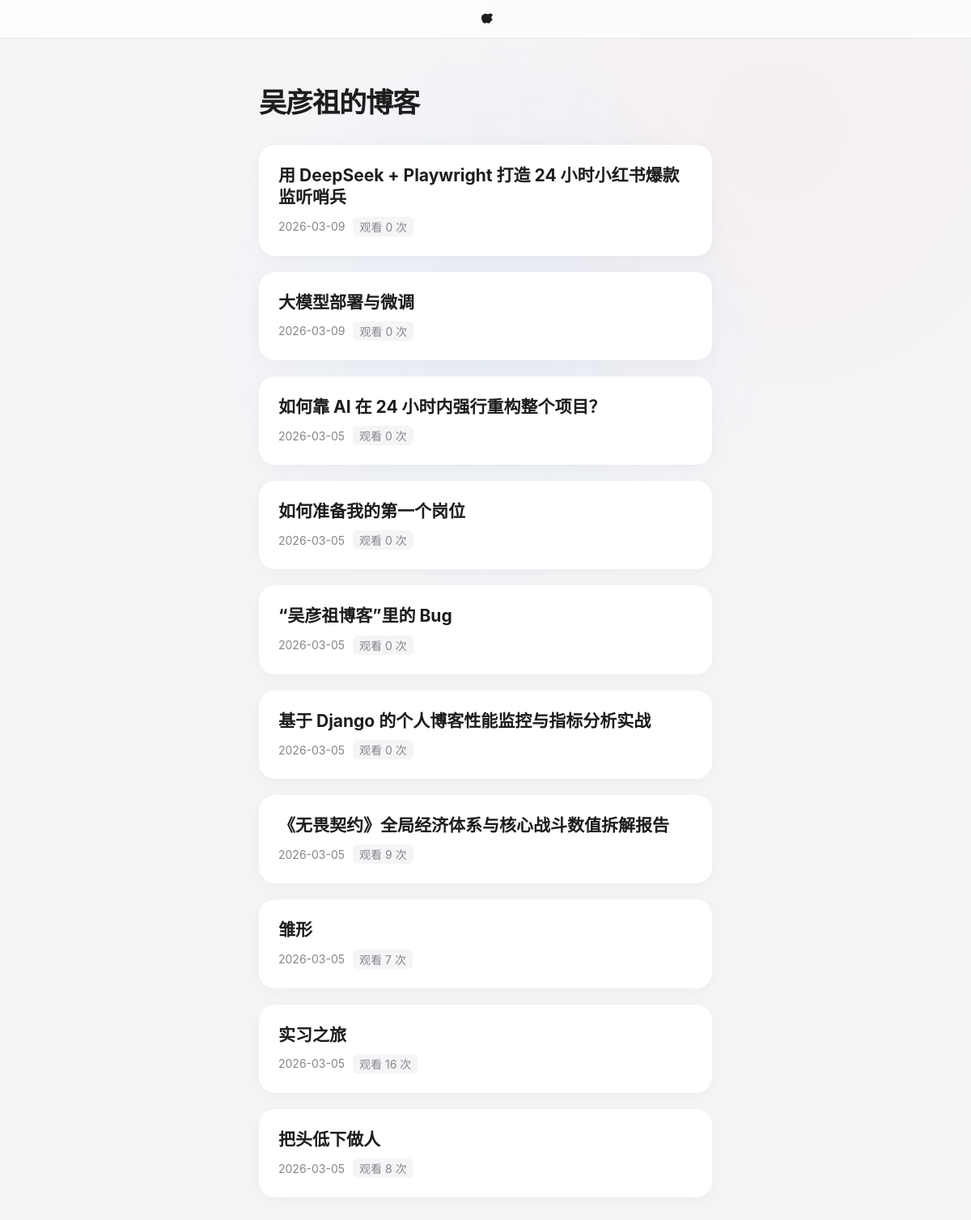
/blog/, run on an earlier commit of the app's database.
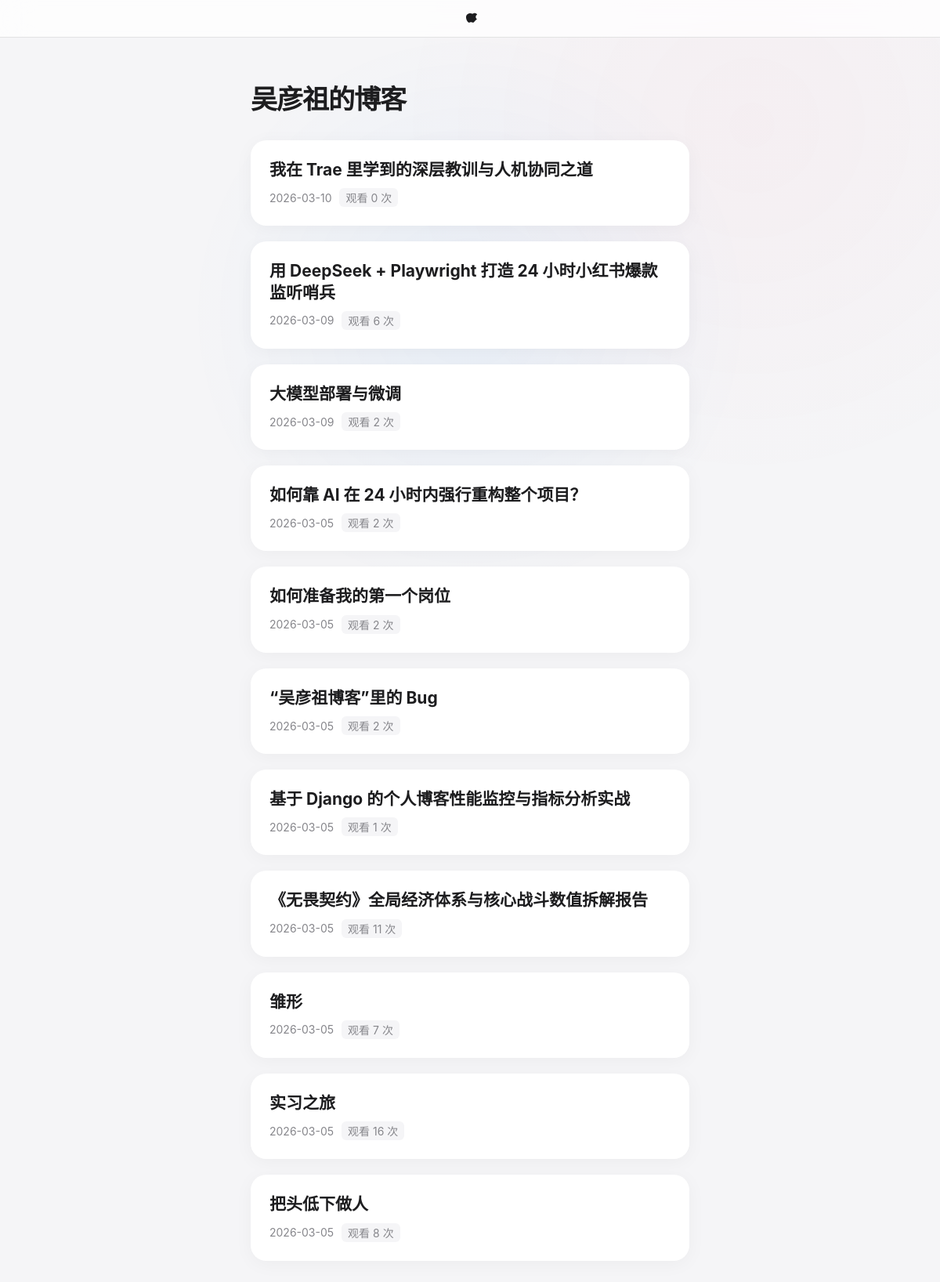
And on a later commit of the database.
### blog/models.py (models this page shows, shortened)
class Article(models.Model):
    title = models.CharField(max_length=200)        # 文章标题
    content = models.TextField()                     # 文章正文
    created_at = models.DateTimeField(auto_now_add=True)  # 创建时间
    views = models.IntegerField(default=0)           # 阅读量

### blog/views.py (the view)
# urls.py: path('', views.article_list, name='article_list'),
def article_list(request):
    articles = Article.objects.all().order_by('-created_at')
    return render(request, 'blog/article_list.html', {'articles': articles})

### blog/templates/blog/article_list.html (shortened to what this page needs)
<!DOCTYPE html>
<html lang="zh-CN">
<head>
</head>
<body>
    <header class="nav-header">
    </header>
    <div class="main-container">
        <h1 class="page-title">吴彦祖的博客</h1>
        {% for article in articles %}
        <a href="/blog/{{ article.pk }}/" class="article-card">
            <h2>{{ article.title }}</h2>
            <div class="card-meta">
                <span>{{ article.created_at|date:"Y-m-d" }}</span>
                <span class="view-badge">观看 {{ article.views }} 次</span>
            </div>
        </a>
        {% endfor %}
    </div>
</body>
</html>

### blog/templates/blog/article_list.html (style rules this page uses)
* { margin: 0; padding: 0; box-sizing: border-box; }
body { background-color: #f5f5f7; font-family: -apple-system, BlinkMacSystemFont, "SF Pro Text", sans-serif; color: #1d1d1f; overflow-x: hidden; }
.nav-header { height: 48px; background: rgba(255, 255, 255, 0.75); backdrop-filter: saturate(180%) blur(20px); -webkit-backdrop-filter: saturate(180%) blur(20px); display: flex; align-items: center; justify-content: center; position: fixed; top: 0; width: 100%; z-index: 9999; border-bottom: 0.5px solid rgba(0,0,0,0.1); }
.apple-logo { width: 18px !important; height: 18px !important; fill: #1d1d1f; }
.main-container { max-width: 600px; margin: 0 auto; padding: 100px 20px 40px; }
.page-title { font-size: 34px; font-weight: 700; letter-spacing: -1px; margin-bottom: 30px; animation: slideUp 0.8s cubic-bezier(0.2, 0.8, 0.2, 1); }
.article-card { background: #ffffff; border-radius: 20px; padding: 24px; margin-bottom: 20px; text-decoration: none; display: block; box-shadow: 0 4px 24px rgba(0,0,0,0.04); transition: all 0.5s cubic-bezier(0.15, 0.83, 0.66, 1); opacity: 0; transform: translateY(30px); }
.article-card.show { opacity: 1; transform: translateY(0); }
.article-card h2 { font-size: 21px; color: #1d1d1f; margin-bottom: 10px; line-height: 1.3; }
.card-meta { font-size: 14px; color: #86868b; display: flex; align-items: center; gap: 10px; }
.view-badge { background: #f5f5f7; padding: 2px 8px; border-radius: 6px; }

What changed in the data, as far as the page shows it:
added Article: title "我在 Trae 里学到的深层教训与人机协同之道", created_at "2026-03-10", views "0"
changed Article "用 DeepSeek + Playwright 打造 24 小时小红书爆款监听哨兵": views "0" → "6"
changed Article "大模型部署与微调": views "0" → "2"
changed Article "如何靠 AI 在 24 小时内强行重构整个项目？": views "0" → "2"
changed Article "如何准备我的第一个岗位": views "0" → "2"
changed Article "“吴彦祖博客”里的 Bug": views "0" → "2"
changed Article "基于 Django 的个人博客性能监控与指标分析实战": views "0" → "1"
changed Article "《无畏契约》全局经济体系与核心战斗数值拆解报告": views "9" → "11"
